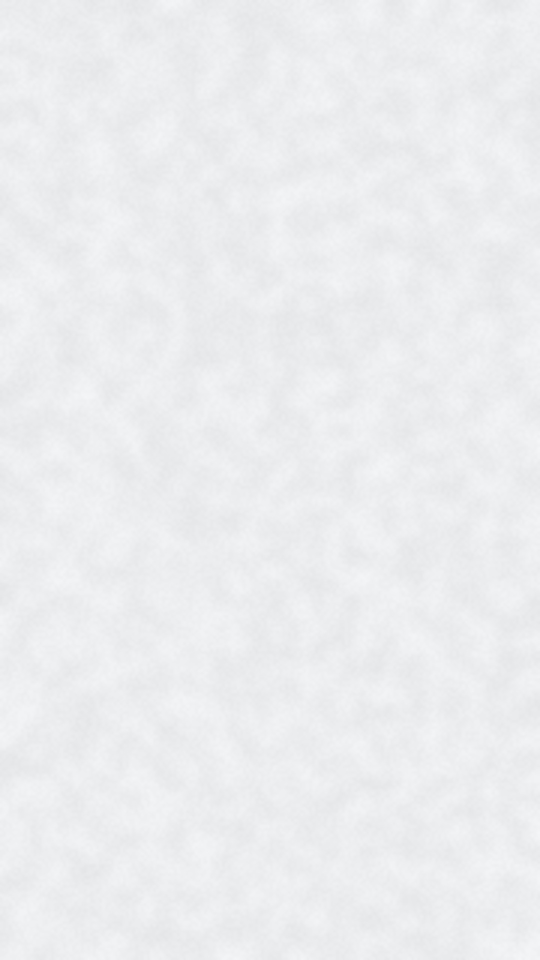
#> input picture reels/013-nov09-roar/assets/img/paper.jpg, 1080 x 1920 px (shown at 1/2 size)
$ python slice.py ../../../../reels/013-nov09-roar/assets/img/paper.jpg
#> lines starting #> are read from the running program, lines starting #| are printed output that depends on the picture
import sys, os, zipfile
from PIL import Image
im = Image.open(sys.argv[1]).convert('RGB'); n = im.width // 1080
#> further down, im is the input picture: PIL image 1080x1920 RGB; mean R, G, B 235.9, 236.9, 238.9
#> after `n = im.width // 1080`: n = 1
os.makedirs('slides', exist_ok=True)
for i in range(n): im.crop((i*1080, 0, (i+1)*1080, 1350)).save(f'slides/slide_{i+1:02d}.png')
#> this loop made 1 pass
#> pass 1, `for i in range(n): im.crop((i*1080, 0, (i+1)*1080, 1350)).save(f'slide..`:
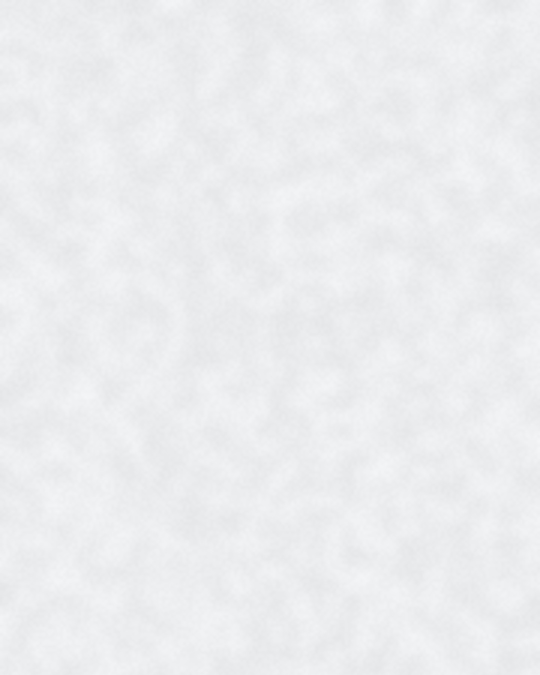
#> saved as slide_01.png: PIL image 1080x1350 RGB (shown at 1/2 size); mean R, G, B 235.9, 236.9, 238.9
g = 20; w1, h1 = 432, 540; cols = 4 if n > 4 else n; rows = (n + cols - 1)//cols
#> after `cols = 4 if n > 4 else n`: cols = 1
#> after `rows = (n + cols - 1) // cols`: rows = 1
sheet = Image.new('RGB', (cols*w1 + (cols+1)*g, rows*h1 + (rows+1)*g), (34,36,38))
for i in range(n):
    t = im.crop((i*1080, 0, (i+1)*1080, 1350)).resize((w1, h1), Image.LANCZOS)
    sheet.paste(t, (g + (i%cols)*(w1+g), g + (i//cols)*(h1+g)))
#> this loop made 1 pass
#> pass 1, `t = im.crop((i*1080, 0, (i+1)*1080, 1350)).resize((w1, h1), Image.LANC..`:
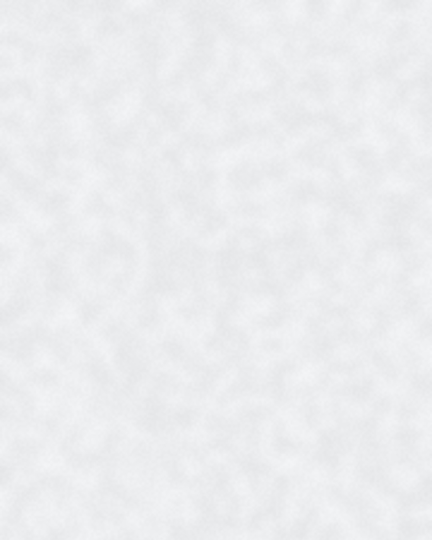
#> t: PIL image 432x540 RGB; mean R, G, B 235.9, 236.9, 238.9
#> after the loop:
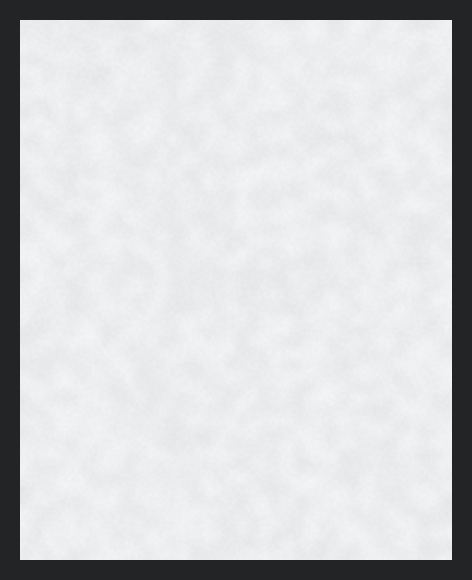
#> sheet: PIL image 472x580 RGB; mean R, G, B 206, 207.2, 209.2
sheet.save('contact-sheet.jpg', quality=90)
with zipfile.ZipFile('slides.zip', 'w', zipfile.ZIP_DEFLATED) as z:
    for i in range(n): z.write(f'slides/slide_{i+1:02d}.png', f'slide_{i+1:02d}.png')
print('slices', n, im.size)
#| slices 1 (1080, 1920)
